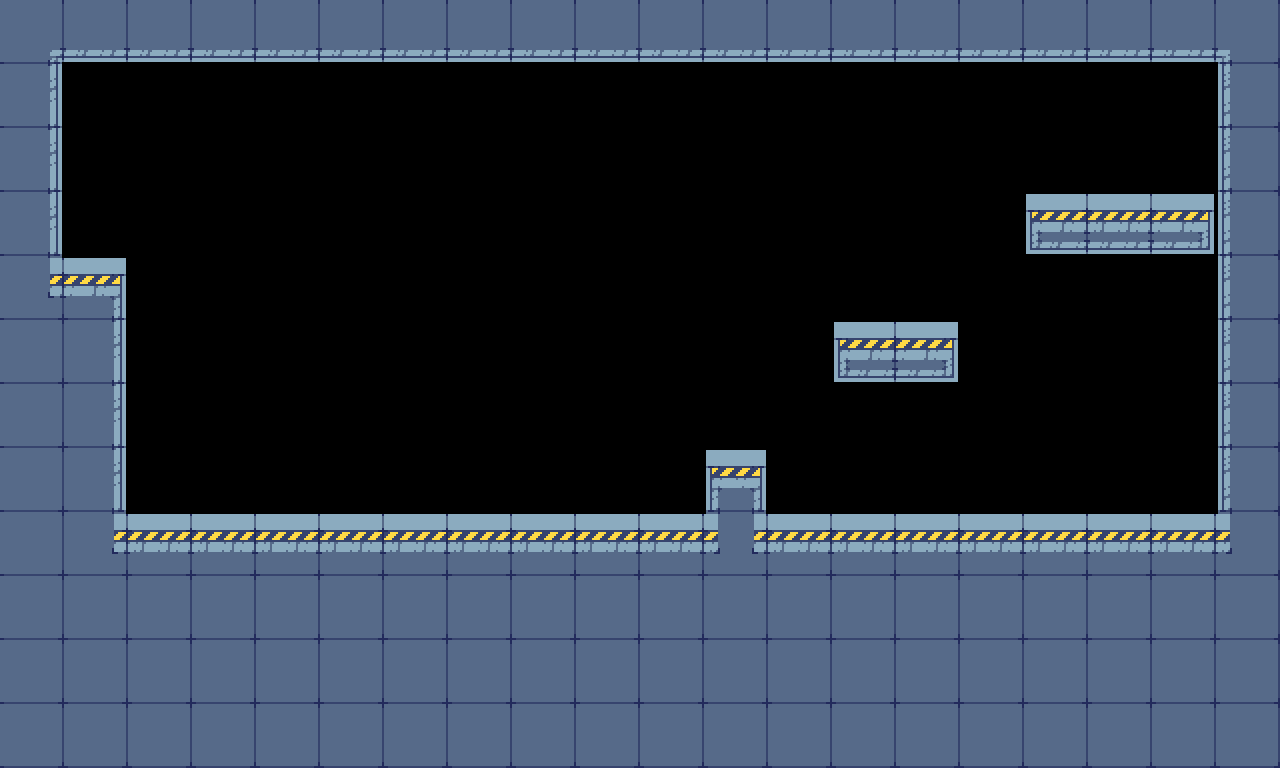

This game map was drawn from its Tiled (.tmx) file and the tilesets committed beside it. A one-line description and the full map source follow:
An orthogonal 20x12 tile map with 64x64 px tiles, 1 tile layer (Tiles1) and 10 objects (Piattaforma_Bassa, PIattaforma_Alta, Scalino, Muro, Terreno, ...).

<map version="1.10" tiledversion="1.11.2" orientation="orthogonal" renderorder="right-down" width="20" height="12" tilewidth="64" tileheight="64" infinite="0" nextlayerid="3" nextobjectid="19">
 <tileset firstgid="1" source="Concrete_Tileset_64x.tsx" />
 <layer id="1" name="Tiles1" width="20" height="12">
  <data encoding="csv">
5,14,14,14,14,14,14,14,14,14,14,14,14,14,14,14,14,14,14,6,
9,0,0,0,0,0,0,0,0,0,0,0,0,0,0,0,0,0,0,7,
9,0,0,0,0,0,0,0,0,0,0,0,0,0,0,0,0,0,0,7,
9,0,0,0,0,0,0,0,0,0,0,0,0,0,0,0,19,20,21,7,
11,3,0,0,0,0,0,0,0,0,0,0,0,0,0,0,0,0,0,7,
8,9,0,0,0,0,0,0,0,0,0,0,0,19,21,0,0,0,0,7,
8,9,0,0,0,0,0,0,0,0,0,0,0,0,0,0,0,0,0,7,
8,9,0,0,0,0,0,0,0,0,0,4,0,0,0,0,0,0,0,7,
8,11,2,2,2,2,2,2,2,2,2,17,2,2,2,2,2,2,2,12,
8,8,8,8,8,8,8,8,8,8,8,8,8,8,8,8,8,8,8,8,
8,8,8,8,8,8,8,8,8,8,8,8,8,8,8,8,8,8,8,8,
8,8,8,8,8,8,8,8,8,8,8,8,8,8,8,8,8,8,8,8
</data>
 </layer>
 <objectgroup id="2" name="Objects1">
  <object id="3" name="Piattaforma_Bassa" x="832.25" y="328.5" width="127" height="55" />
  <object id="4" name="PIattaforma_Alta" x="1023.75" y="201.25" width="192.5" height="54.5" />
  <object id="6" name="Scalino" x="703.818" y="456.545" width="63.8182" height="65.91" />
  <object id="9" name="Muro" x="63.6667" y="265.333" width="63" height="264.333" />
  <object id="10" name="Terreno" x="127.5" y="522" width="1100.5" height="54" />
  <object id="12" name="Boundary_D" x="1215" y="1" width="65" height="763" />
  <object id="13" name="Boundary_S" x="1" y="11" width="58" height="754" />
  <object id="14" name="Soffitto" x="64" y="1" width="1200" height="58" />
  <object id="16" name="Pointer_P" type="Player" x="319.333" y="446.667">
   <point />
  </object>
  <object id="17" name="Pointer_E" type="Enemy" x="1109.33" y="446">
   <point />
  </object>
 </objectgroup>
</map>
